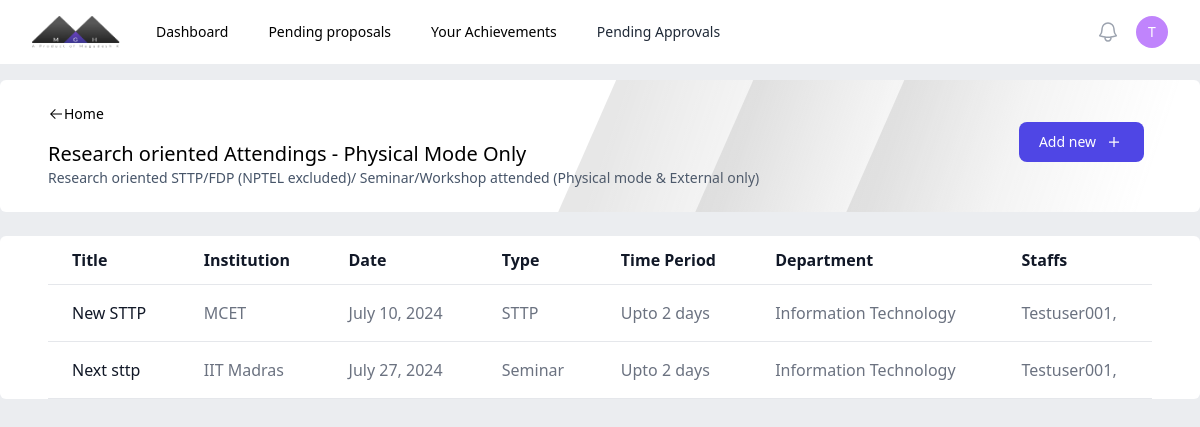
Screenshot of /r1/ (signed in) with the database file from the repository.
### authentication/models.py (models this page shows)
class staff(AbstractUser):
    dept = models.ForeignKey(department, on_delete=models.CASCADE, null=True, blank=True)
    designation = models.CharField(max_length=20)
    phone = models.CharField(max_length=20)
    def __str__(self):
        return self.username

class department(models.Model):
    name = models.CharField(max_length=50)
    hod = models.OneToOneField('staff', on_delete=models.SET_NULL, null=True, blank=True, related_name='hod')
    def __str__(self):
        return self.name

### central/models.py (models this page shows, shortened)
class r1(models.Model):
    types = (
        ['STTP','STTP'],
        ['FDP', 'FDP  (NPTEL excluded)'],
        ['Seminar', 'Seminar'],
        ['Workshop', 'Workshop'],
    )
    timeperiods = (
        ['Upto 2 days', 'Upto 2 days'],
        ['Upto 1 week', 'Upto 1 week'],
        ['2 weeks and above', '2 weeks and above'],
    )
    title = models.CharField(max_length=100)
    institution = models.CharField(max_length=50)
    date = models.DateField()
    type = models.CharField(max_length=25, choices=types)
    timeperiods = models.CharField(max_length=50, choices=timeperiods)
    department = models.ForeignKey(department, on_delete=models.SET_NULL, null=True)
    staffs = models.ManyToManyField(staff)
    hodapproval = models.BooleanField(verbose_name="HoD Approval Status", default=False, null=True)
    controller = models.BooleanField(verbose_name="Controller Approval Status", default=False, null=True)
    class Meta:
        verbose_name = 'Research Related Attending (STTP/FDP)'
        verbose_name_plural = 'Research Related Attendings (STTP/FDP)'

### central/views.py (the view)
# urls.py: path('r1/', ctv.r1),
@login_required
def r1(request):
    obj = _r1.objects.filter(staffs=request.user, controller=True)
    return render(request, 'central/r1.html', {'objects': obj})

### central/templates/central/r1.html (shortened to what this page needs)
{% extends 'central/publication.html' %}
{% block header %}
    <p class="text-xl font-medium mt-4">Research oriented Attendings - Physical Mode Only</p>
    <p class="text-sm text-slate-600">Research oriented STTP/FDP (NPTEL excluded)/ Seminar/Workshop attended (Physical mode & External only)</p>
{% endblock %}
{% block addurl %}
     /r1application
{% endblock %}
{% block content %}
<table class=" text-left min-h-full text-gray-500 bg-white dark:text-gray-400 rounded-md overflow-x-auto w-full">
    <thead class="border-b text-gray-900 dark:text-gray-400">
        <tr>
            <th scope="col" class="px-6 py-3">
                Title
            </th>
            <th scope="col" class="px-6 py-3">
                Institution
            </th>
            <th scope="col" class="px-6 py-3">
                Date
            </th>
            <th scope="col" class="px-6 py-3">
                Type
            </th>
            <th scope="col" class="px-6 py-3">
                Time Period
            </th>
            <th scope="col" class="px-6 py-3">
                Department
            </th>
            <th scope="col" class="px-6 py-3">
                Staffs
            </th>
        </tr>
    </thead>
    <tbody>
        {% for object in objects %}
        <tr class="border-b">
            <td scope="row" class="hover:underline px-6 py-4 font-medium text-gray-900 whitespace-nowrap">
                <a href="">
                {{object.title}}
                </a>
            </td>
            <td scope="row" class="px-6 py-4">
                <a href="">
                {{object.institution}}
                </a>
            </td>
            <td class="px-6 py-4">
                {{object.date}}
            </td>
            <td class="px-6 py-4">
                {{object.type}}
            </td>
            <td class="px-6 py-4">
                {{object.timeperiods}}
            </td>
            <td class="px-6 py-4">
                {{object.department}}
            </td>
            <td class="px-6 py-4">
                {% for staff in object.staffs.all %}
                    {{staff}},
                {% endfor %}
            </td>
        </tr>
        {% endfor %}
    </tbody>
    </table>
{% endblock %}

### central/templates/central/nav.html (shortened to what this page needs)
{% load static %}
<nav class="bg-white">
     <div class="mx-auto max-w-7xl px-2 sm:px-6 lg:px-8">
       <div class="relative flex h-16 items-center justify-between">
         <div class="flex flex-1 items-center justify-center sm:items-stretch sm:justify-start">
           <div class="flex flex-shrink-0 items-center">
             <img class="h-8 w-auto" src="{% static 'images/logo.png' %}" alt="Your Company">
           </div>
           <div class="hidden sm:ml-6 sm:block">
             <div class="flex space-x-4">
               <a href="/" class="rounded-md px-3 py-2 text-sm font-medium text-black hover:bg-gray-100" aria-current="page">Dashboard</a>
               <a href="/pendingproposals" class="rounded-md px-3 py-2 text-sm font-medium text-black hover:bg-gray-100 hover:text-black">Pending proposals</a>
               <a href="/achievements" class="rounded-md px-3 py-2 text-sm font-medium text-black hover:bg-gray-100 hover:text-black">Your Achievements</a>
               {% if request.user.groups.first.name == 'Controller' or request.user.groups.first.name == 'HoD'%}
               <a href="/pendingapprovals" class="block rounded-md px-3 py-2 text-sm font-medium text-gray-800 hover:bg-slate-100 hover:text-black">Pending Approvals</a>
               {% endif %}
             </div>
           </div>
         </div>
         <div class="absolute inset-y-0 right-0 flex items-center pr-2 sm:static sm:inset-auto sm:ml-6 sm:pr-0">
           <button type="button" class="relative rounded-full p-1 text-gray-400 hover:text-black focus:outline-none focus:ring-2 focus:ring-white focus:ring-offset-2 focus:ring-offset-gray-800">
             <span class="absolute -inset-1.5"></span>
           </button>
           <div class="relative ml-3">
             <div>
               <button type="button" class="min-w-8 min-h-8 flex items-center justify-center relative rounded-full text-sm border-none focus:outline-none" id="user-menu-button" aria-expanded="false" aria-haspopup="true">
                 <div class="">
                    <p class="text-white font-medium">{{request.user.username|make_list|first}}</p>
                 </div>
               </button>
             </div>
           </div>
         </div>
       </div>
     </div>
   </nav>

### rows the page displays
staff: user.username|make_list "T", username "Testuser001"
r1: title "New STTP", institution "MCET", date "July 10, 2024", type "STTP", timeperiods "Upto 2 days", department "Information Technology"
r1: title "Next sttp", institution "IIT Madras", date "July 27, 2024", type "Seminar", timeperiods "Upto 2 days", department "Information Technology"
